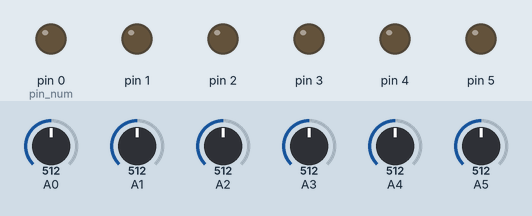
Simulated run of this sketch. Board: Arduino Uno, built with avr-gcc and run on an emulated ATmega328P. Parts: output pins drawn as LEDs (lit = HIGH). The inputs (shaded band) are chosen by the test bench; at power-on: A0 = 512, A1 = 512, A2 = 512, A3 = 512, A4 = 512, A5 = 512.

Above: at 1.2 s.
1.3 s: A0 set to 684
2.8 s: A0 set to 712
At 3.8 s:
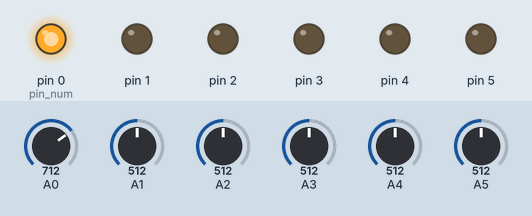
4.3 s: A1 set to 686
5.8 s: A1 set to 714
At 6.1 s:
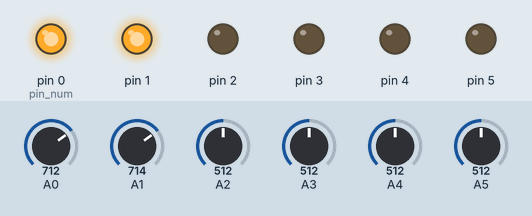
7.3 s: A2 set to 687
8.8 s: A2 set to 715
At 9.5 s:
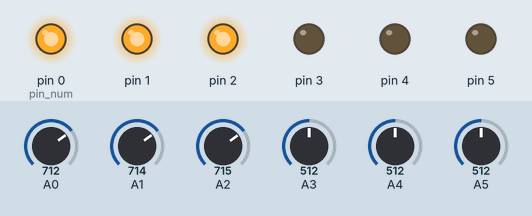
Timing chart, 0 to 11.3 s (numbered marks = the images above; inputs shaded):
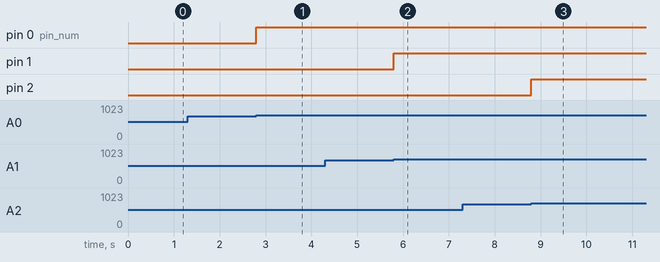

The sketch:

sketch.ino
```cpp
/*------------------------------------------
Description:
  	Control Infreared Light Sensor For Mark
Arduino Board:
	all
Use Pin:
	OUTPUT:
		0,1,2,3,4,5
	INPUT:
		NONE
	ANALOG:
		0,1,2,3,4,5
 ------------------------------------------*/

int pin_num;
void setup()
{
  pinMode(0,OUTPUT);
  pinMode(1,OUTPUT);
  pinMode(2,OUTPUT);
  pinMode(3,OUTPUT);
  pinMode(4,OUTPUT);
  pinMode(5,OUTPUT);
}

void loop()
{
  pin_num = 0;
  while(pin_num < 6){
	if(analogRead(pin_num) > 700){
	  digitalWrite(pin_num,HIGH);
	}
	pin_num++;
  }
}
```

Measured:
- the behaviour switches between 700 and 701 on A0 (found by bisection; images 0 and 1)
- the behaviour switches between 700 and 701 on A1 (found by bisection; images 1 and 2)
- the behaviour switches between 700 and 701 on A2 (found by bisection; images 2 and 3)
- after the input at 1.3 s, every drawn part: stays the same
- after the input at 2.8 s, pin 0 (pin_num): LOW → HIGH at once
- after the input at 4.3 s, every drawn part: stays the same
- after the input at 5.8 s, pin 1: LOW → HIGH at once
- after the input at 7.3 s, every drawn part: stays the same
- after the input at 8.8 s, pin 2: LOW → HIGH at once
